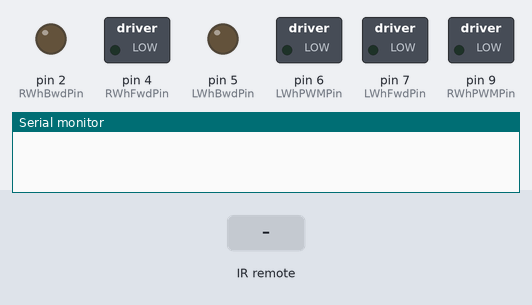
The sketch below on a simulated Arduino Uno, built with avr-gcc and run on an emulated ATmega328P. On the bench: switched loads named in the sketch (green lamp = pin HIGH), output pins drawn as LEDs (lit = HIGH), the last lines printed to the serial monitor. The test bench sets the inputs (shaded band).

Above: at 1.2 s.
1.3 s: infrared code 0x46 received
At 2.5 s:
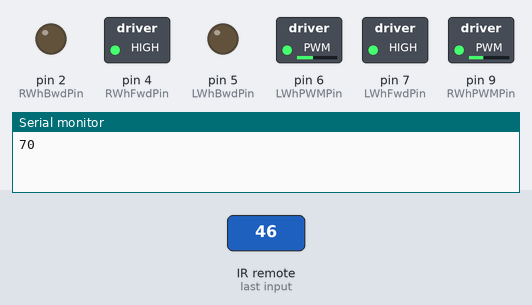
2.8 s: infrared code 0x40 received
At 3.7 s:
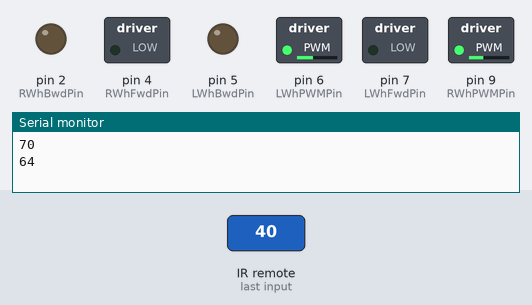
4.3 s: infrared code 0x15 received
At 4.9 s:
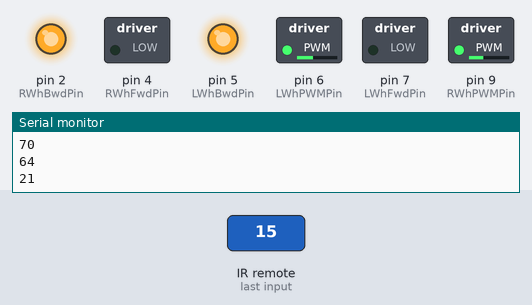
Timing chart, 0 to 7.3 s (numbered marks = the images above; inputs shaded):
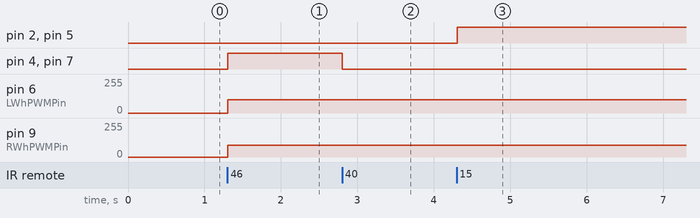

Measured:
- after the input at 1.3 s, pin 4 (RWhFwdPin), pin 7 (LWhFwdPin): LOW → HIGH at once; pin 6 (LWhPWMPin): 0/255 → 100/255 at once; pin 9 (RWhPWMPin): 0/255 → 90/255 at once
- after the input at 2.8 s, pin 4 (RWhFwdPin), pin 7 (LWhFwdPin): HIGH → LOW at once
- after the input at 4.3 s, pin 2 (RWhBwdPin), pin 5 (LWhBwdPin): LOW → HIGH at once

The sketch:

remoteControll.ino
```cpp
/*
  WEEK 1: RUN WHEELS FWD + BWD
  WEEK 2: IR RECIEVER CONTROLLED FINITE STATE MACHINE (REMOTE CONTROL)
     */

/*  NOTE: DON'T USE PIN 3 OR 11 FOR PULSE MODULATION */
/*  NOTE DON'T USE PIN 0 OR 1 FOR PULSE MODULATION */

/* Variables for finite state machine*/
  int ir_code;
  int state = 0;
  /*
  0 = STOP
  1 = FWD
  2 = BWD */

/*MOTOR SPEED PRE-SETS*/
 const int RSPD1 = 170;        //Right Wheel PWM
 const int LSPD1 = 180;        //Left Wheel PWM

 const int RSPD2 = 90;        //Right Wheel PWM
 const int LSPD2 = 100;        //Left Wheel PWM

 /*MOTOR PINS*/
 const int LWhFwdPin = 7;
 const int LWhBwdPin = 5;
 const int LWhPWMPin = 6;

 const int RWhFwdPin = 4;
 const int RWhBwdPin = 2;
 const int RWhPWMPin = 9;


/* IR SET UP */
#define DECODE_NEC
#include <IRremote.hpp>
#define IR_Pin 8


void setup()
{
  Serial.begin(9600);

  /*MOTOR SET UP*/
  pinMode(LWhFwdPin,OUTPUT);
  pinMode(LWhBwdPin,OUTPUT);
  pinMode(LWhPWMPin,OUTPUT);
  pinMode(RWhFwdPin,OUTPUT);
  pinMode(RWhBwdPin,OUTPUT);
  pinMode(RWhPWMPin,OUTPUT);

  digitalWrite(LWhFwdPin,LOW);
  digitalWrite(LWhBwdPin,LOW);
  digitalWrite(LWhPWMPin,LOW);

  digitalWrite(RWhFwdPin,LOW);
  digitalWrite(RWhBwdPin,LOW);
  digitalWrite(RWhPWMPin,LOW);


  /* Initiate the IR sensor */
  pinMode(IR_Pin, INPUT);
  IrReceiver.begin(IR_Pin, ENABLE_LED_FEEDBACK); // Start the receiver


}


void loop()
{

/* IR SENSOR CONTROL SYSTEM (FSM)*/
  if (IrReceiver.decode())
  {
    ir_code = IrReceiver.decodedIRData.command;
    Serial.println(ir_code);
    IrReceiver.resume(); // Enable receiving of the next value
    switch (ir_code)
    {
      case 70:    //CH
        state = 1;    //state -> FWD
        break;

      case 64:    //NEXT
        state = 0;    //state -> STOP
        break;

      case 21:    //VOL+
        state = 2;    //state -> BWD
        break;

    }
  }

  /* CHANGE SIGNAL DEPENDING ON STATE*/
  switch (state)
  {
    case 0:   //STOP
      digitalWrite(LWhFwdPin,LOW);    //STOP BOTH WHEELS
      digitalWrite(RWhFwdPin,LOW);
      digitalWrite(LWhBwdPin,LOW);
      digitalWrite(RWhBwdPin,LOW);
      break;

    case 1:   //FWD
      digitalWrite(LWhBwdPin,LOW);    //backward signals -> low
      digitalWrite(RWhBwdPin,LOW);

      digitalWrite(LWhFwdPin,HIGH);    //run left wheel forward
      analogWrite(LWhPWMPin,LSPD2);
      digitalWrite(RWhFwdPin,HIGH);   //run right wheel forward
      analogWrite(RWhPWMPin,RSPD2);
      break;

    case 2:   //BWD
      digitalWrite(LWhFwdPin,LOW);    //forward signals -> low
      digitalWrite(RWhFwdPin,LOW);

      digitalWrite(LWhBwdPin,HIGH);    //run left wheel forward
      analogWrite(LWhPWMPin,LSPD2);
      digitalWrite(RWhBwdPin,HIGH);   //run right wheel forward
      analogWrite(RWhPWMPin,RSPD2);
      break;

  }

  delay(100);
}
```
